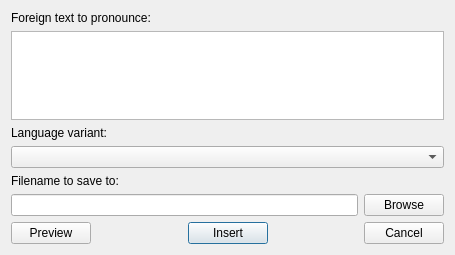
<?xml version="1.0" encoding="UTF-8"?>
<ui version="4.0">
 <class>PronouncerDlg</class>
 <widget class="QDialog" name="PronouncerDlg">
  <property name="geometry">
   <rect>
    <x>0</x>
    <y>0</y>
    <width>455</width>
    <height>255</height>
   </rect>
  </property>
  <property name="windowTitle">
   <string>Text-to-speech</string>
  </property>
  <layout class="QVBoxLayout" name="verticalLayout_2">
   <item>
    <layout class="QVBoxLayout" name="verticalLayout">
     <item>
      <widget class="QLabel" name="label">
       <property name="text">
        <string>Foreign text to pronounce:</string>
       </property>
      </widget>
     </item>
     <item>
      <widget class="QTextEdit" name="foreign_text">
       <property name="acceptRichText">
        <bool>false</bool>
       </property>
      </widget>
     </item>
     <item>
      <widget class="QLabel" name="sublanguages_label">
       <property name="text">
        <string>Language variant:</string>
       </property>
      </widget>
     </item>
     <item>
      <widget class="QComboBox" name="sublanguages"/>
     </item>
     <item>
      <widget class="QLabel" name="label_2">
       <property name="text">
        <string>Filename to save to:</string>
       </property>
      </widget>
     </item>
     <item>
      <layout class="QHBoxLayout" name="horizontalLayout">
       <item>
        <widget class="QLineEdit" name="filename_box"/>
       </item>
       <item>
        <widget class="QPushButton" name="browse_button">
         <property name="text">
          <string>Browse</string>
         </property>
        </widget>
       </item>
      </layout>
     </item>
     <item>
      <layout class="QHBoxLayout" name="horizontalLayout_2">
       <item>
        <widget class="QPushButton" name="preview_button">
         <property name="text">
          <string>Preview</string>
         </property>
        </widget>
       </item>
       <item>
        <spacer name="horizontalSpacer">
         <property name="orientation">
          <enum>Qt::Horizontal</enum>
         </property>
         <property name="sizeHint" stdset="0">
          <size>
           <width>40</width>
           <height>20</height>
          </size>
         </property>
        </spacer>
       </item>
       <item>
        <widget class="QPushButton" name="insert_button">
         <property name="text">
          <string>Insert</string>
         </property>
         <property name="default">
          <bool>true</bool>
         </property>
        </widget>
       </item>
       <item>
        <spacer name="horizontalSpacer_2">
         <property name="orientation">
          <enum>Qt::Horizontal</enum>
         </property>
         <property name="sizeHint" stdset="0">
          <size>
           <width>40</width>
           <height>20</height>
          </size>
         </property>
        </spacer>
       </item>
       <item>
        <widget class="QPushButton" name="cancel_button">
         <property name="text">
          <string>Cancel</string>
         </property>
        </widget>
       </item>
      </layout>
     </item>
    </layout>
   </item>
  </layout>
 </widget>
 <resources/>
 <connections>
  <connection>
   <sender>insert_button</sender>
   <signal>clicked()</signal>
   <receiver>PronouncerDlg</receiver>
   <slot>accept()</slot>
   <hints>
    <hint type="sourcelabel">
     <x>207</x>
     <y>251</y>
    </hint>
    <hint type="destinationlabel">
     <x>199</x>
     <y>149</y>
    </hint>
   </hints>
  </connection>
  <connection>
   <sender>cancel_button</sender>
   <signal>clicked()</signal>
   <receiver>PronouncerDlg</receiver>
   <slot>reject()</slot>
   <hints>
    <hint type="sourcelabel">
     <x>317</x>
     <y>251</y>
    </hint>
    <hint type="destinationlabel">
     <x>199</x>
     <y>149</y>
    </hint>
   </hints>
  </connection>
  <connection>
   <sender>preview_button</sender>
   <signal>clicked()</signal>
   <receiver>PronouncerDlg</receiver>
   <slot>preview()</slot>
   <hints>
    <hint type="sourcelabel">
     <x>77</x>
     <y>251</y>
    </hint>
    <hint type="destinationlabel">
     <x>199</x>
     <y>149</y>
    </hint>
   </hints>
  </connection>
  <connection>
   <sender>browse_button</sender>
   <signal>clicked()</signal>
   <receiver>PronouncerDlg</receiver>
   <slot>browse()</slot>
   <hints>
    <hint type="sourcelabel">
     <x>287</x>
     <y>131</y>
    </hint>
    <hint type="destinationlabel">
     <x>199</x>
     <y>149</y>
    </hint>
   </hints>
  </connection>
  <connection>
   <sender>foreign_text</sender>
   <signal>textChanged()</signal>
   <receiver>PronouncerDlg</receiver>
   <slot>reject()</slot>
   <hints>
    <hint type="sourcelabel">
     <x>223</x>
     <y>68</y>
    </hint>
    <hint type="destinationlabel">
     <x>223</x>
     <y>99</y>
    </hint>
   </hints>
  </connection>
  <connection>
   <sender>sublanguages</sender>
   <signal>currentIndexChanged(int)</signal>
   <receiver>PronouncerDlg</receiver>
   <slot>sublanguage_changed()</slot>
   <hints>
    <hint type="sourcelabel">
     <x>227</x>
     <y>153</y>
    </hint>
    <hint type="destinationlabel">
     <x>227</x>
     <y>127</y>
    </hint>
   </hints>
  </connection>
 </connections>
</ui>
